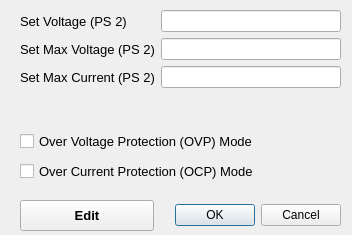
<?xml version="1.0" encoding="UTF-8"?>
<ui version="4.0">
 <class>Dialog</class>
 <widget class="QDialog" name="Dialog">
  <property name="geometry">
   <rect>
    <x>0</x>
    <y>0</y>
    <width>352</width>
    <height>235</height>
   </rect>
  </property>
  <property name="minimumSize">
   <size>
    <width>350</width>
    <height>150</height>
   </size>
  </property>
  <property name="windowTitle">
   <string>Dialog</string>
  </property>
  <widget class="QCheckBox" name="ocpCheckBox">
   <property name="geometry">
    <rect>
     <x>20</x>
     <y>160</y>
     <width>237</width>
     <height>23</height>
    </rect>
   </property>
   <property name="font">
    <font>
     <pointsize>10</pointsize>
    </font>
   </property>
   <property name="text">
    <string>Over Current Protection (OCP) Mode</string>
   </property>
   <property name="checked">
    <bool>false</bool>
   </property>
  </widget>
  <widget class="QCheckBox" name="ovpCheckBox">
   <property name="geometry">
    <rect>
     <x>20</x>
     <y>130</y>
     <width>238</width>
     <height>23</height>
    </rect>
   </property>
   <property name="font">
    <font>
     <pointsize>10</pointsize>
    </font>
   </property>
   <property name="text">
    <string>Over Voltage Protection (OVP) Mode</string>
   </property>
  </widget>
  <widget class="QDialogButtonBox" name="advsetButtonBox">
   <property name="geometry">
    <rect>
     <x>170</x>
     <y>200</y>
     <width>171</width>
     <height>30</height>
    </rect>
   </property>
   <property name="orientation">
    <enum>Qt::Horizontal</enum>
   </property>
   <property name="standardButtons">
    <set>QDialogButtonBox::Cancel|QDialogButtonBox::Ok</set>
   </property>
  </widget>
  <widget class="QPushButton" name="settingsEditButton">
   <property name="geometry">
    <rect>
     <x>20</x>
     <y>200</y>
     <width>134</width>
     <height>31</height>
    </rect>
   </property>
   <property name="minimumSize">
    <size>
     <width>0</width>
     <height>0</height>
    </size>
   </property>
   <property name="maximumSize">
    <size>
     <width>16777215</width>
     <height>16777215</height>
    </size>
   </property>
   <property name="font">
    <font>
     <pointsize>10</pointsize>
     <weight>75</weight>
     <bold>true</bold>
    </font>
   </property>
   <property name="text">
    <string>Edit</string>
   </property>
   <property name="autoDefault">
    <bool>false</bool>
   </property>
  </widget>
  <widget class="QWidget" name="formLayoutWidget">
   <property name="geometry">
    <rect>
     <x>20</x>
     <y>10</y>
     <width>321</width>
     <height>111</height>
    </rect>
   </property>
   <layout class="QFormLayout" name="formLayout">
    <item row="0" column="0">
     <widget class="QLabel" name="label_2">
      <property name="minimumSize">
       <size>
        <width>120</width>
        <height>0</height>
       </size>
      </property>
      <property name="font">
       <font>
        <pointsize>10</pointsize>
       </font>
      </property>
      <property name="text">
       <string>Set Voltage (PS 2)</string>
      </property>
     </widget>
    </item>
    <item row="0" column="1">
     <widget class="QLineEdit" name="setvoltageDisplay">
      <property name="alignment">
       <set>Qt::AlignCenter</set>
      </property>
      <property name="readOnly">
       <bool>true</bool>
      </property>
     </widget>
    </item>
    <item row="1" column="0">
     <widget class="QLabel" name="label_4">
      <property name="minimumSize">
       <size>
        <width>120</width>
        <height>0</height>
       </size>
      </property>
      <property name="font">
       <font>
        <pointsize>10</pointsize>
       </font>
      </property>
      <property name="text">
       <string>Set Max Voltage (PS 2)</string>
      </property>
     </widget>
    </item>
    <item row="1" column="1">
     <widget class="QLineEdit" name="maxvoltageDisplay">
      <property name="alignment">
       <set>Qt::AlignCenter</set>
      </property>
      <property name="readOnly">
       <bool>true</bool>
      </property>
     </widget>
    </item>
    <item row="2" column="0">
     <widget class="QLabel" name="label_3">
      <property name="minimumSize">
       <size>
        <width>120</width>
        <height>0</height>
       </size>
      </property>
      <property name="font">
       <font>
        <pointsize>10</pointsize>
       </font>
      </property>
      <property name="text">
       <string>Set Max Current (PS 2)</string>
      </property>
     </widget>
    </item>
    <item row="2" column="1">
     <widget class="QLineEdit" name="maxcurrentDisplay">
      <property name="alignment">
       <set>Qt::AlignCenter</set>
      </property>
      <property name="readOnly">
       <bool>true</bool>
      </property>
     </widget>
    </item>
   </layout>
  </widget>
 </widget>
 <resources/>
 <connections>
  <connection>
   <sender>advsetButtonBox</sender>
   <signal>accepted()</signal>
   <receiver>Dialog</receiver>
   <slot>accept()</slot>
   <hints>
    <hint type="sourcelabel">
     <x>248</x>
     <y>254</y>
    </hint>
    <hint type="destinationlabel">
     <x>157</x>
     <y>274</y>
    </hint>
   </hints>
  </connection>
  <connection>
   <sender>advsetButtonBox</sender>
   <signal>rejected()</signal>
   <receiver>Dialog</receiver>
   <slot>reject()</slot>
   <hints>
    <hint type="sourcelabel">
     <x>316</x>
     <y>260</y>
    </hint>
    <hint type="destinationlabel">
     <x>286</x>
     <y>274</y>
    </hint>
   </hints>
  </connection>
 </connections>
</ui>
